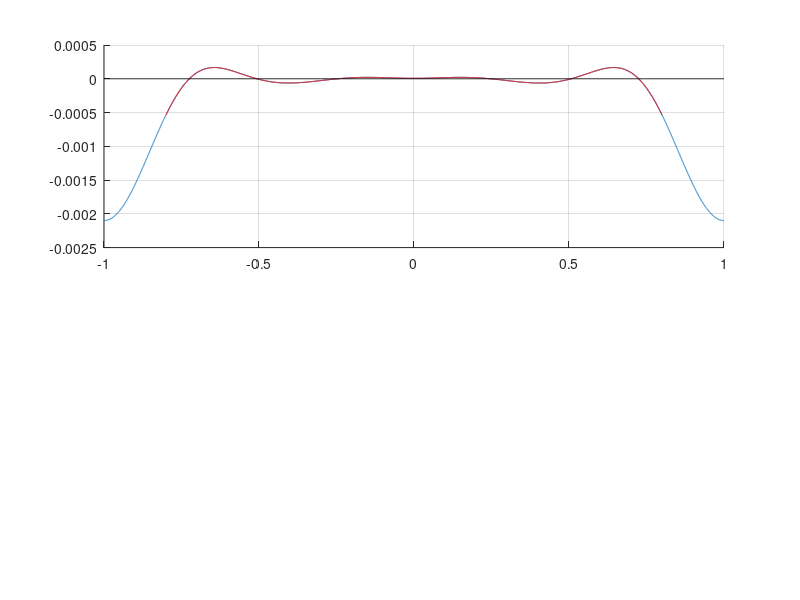

This figure's MATLAB source: (Note: this script raises an error after producing the figure.)
clear all
close all

%% estimating the desired filter by an FIR impulse response
% dense grid for sampling the desired filter in frequency domain
w_vec = linspace(-0.8*pi, 0.8*pi, 10000)';
delta_w = w_vec(2)-w_vec(1);

Delta = -0.008;


N = 2;

error_db = 0;
while error_db > -50
    N = N+2; % check only even filter order
    int_delay = N/2;

    H_vec = exp(-1i*w_vec*(Delta + int_delay));
    
    n_vec = (0:N)';
    F_mat = exp(-1i*w_vec*(n_vec'));
    % in order to get real coefficients
    g = [real(F_mat); imag(F_mat)] \ [real(H_vec); imag(H_vec)];
    %g = F_mat \ H_vec;
    
    G_vec = freqz(g, 1, w_vec);
    %H_vec = exp(-i*w_vec*(Delta + int_delay));
    %G_vec = F_mat*g;
    
    term = abs(G_vec - H_vec);
    sq_error = term'*term *delta_w;% times delta_w, because we are estimating an integral!
    error_db = 10*log10(sq_error)

end

display(['found filter order of ', num2str(N), ' leading to an error of ', num2str(error_db), 'dB'])

% Filter Plots
w_vec_full = linspace(-pi, pi, 10000)';
G_vec = freqz(g, 1, w_vec_full);
H_vec = exp(-1i*w_vec_full*(Delta + int_delay));
figure; hold on
subplot(2,1,1); grid on; hold on;
plot(w_vec_full/pi, 20*log10(abs(G_vec)));
mask = w_vec_full<=0.8*pi & w_vec_full>=-0.8*pi ;
plot(w_vec_full(mask)/pi, 20*log10(abs(G_vec(mask))), 'r');
plot(w_vec_full/pi, 20*log10(abs(H_vec)), 'k');
suptitle('Frequency Responses')
title('Magnitude')
xlabel('normalized frequency')
legend('Estimated Filter', 'Estimated Filter from -0.8pi to 0.8pi', 'Desired Filter', 'Location', 'Best')

subplot(2,1,2); grid on; hold on;
plot(w_vec_full/pi, unwrap(angle(G_vec)));
plot(w_vec_full/pi, unwrap(angle(H_vec)), 'k');
plot(w_vec_full(mask)/pi, unwrap(angle(G_vec(mask))), 'r');

title('Phase')
xlabel('normalized frequency')


figure
plot(w_vec_full/pi, 10*log10(abs(G_vec-H_vec).^2));
hold on
plot(w_vec_full(mask)/pi, 10*log10(abs(G_vec(mask)-H_vec(mask)).^2), 'r');
title('Squared Error in dB')
xlabel('normalized frequency')

%% farrow filter
N = 10;

deltas = -0.01:0.002:0.01;
g = zeros(N+1, size(deltas,2)); % in rows the coefficients, in cols the different deltas

for cnt = 1:size(deltas,2)

    int_delay = N/2;
    H_vec = exp(-1i*w_vec*(deltas(cnt)+int_delay));
    
    n_vec = (0:N)';
    F_mat = exp(-1i*w_vec*n_vec');
    % in order to get real coefficients
    g(:,cnt) = [real(F_mat); imag(F_mat)] \ [real(H_vec); imag(H_vec)];
    
end

% Plot g[3](Delta)
figure;
stem(deltas, g(3+1,:));















